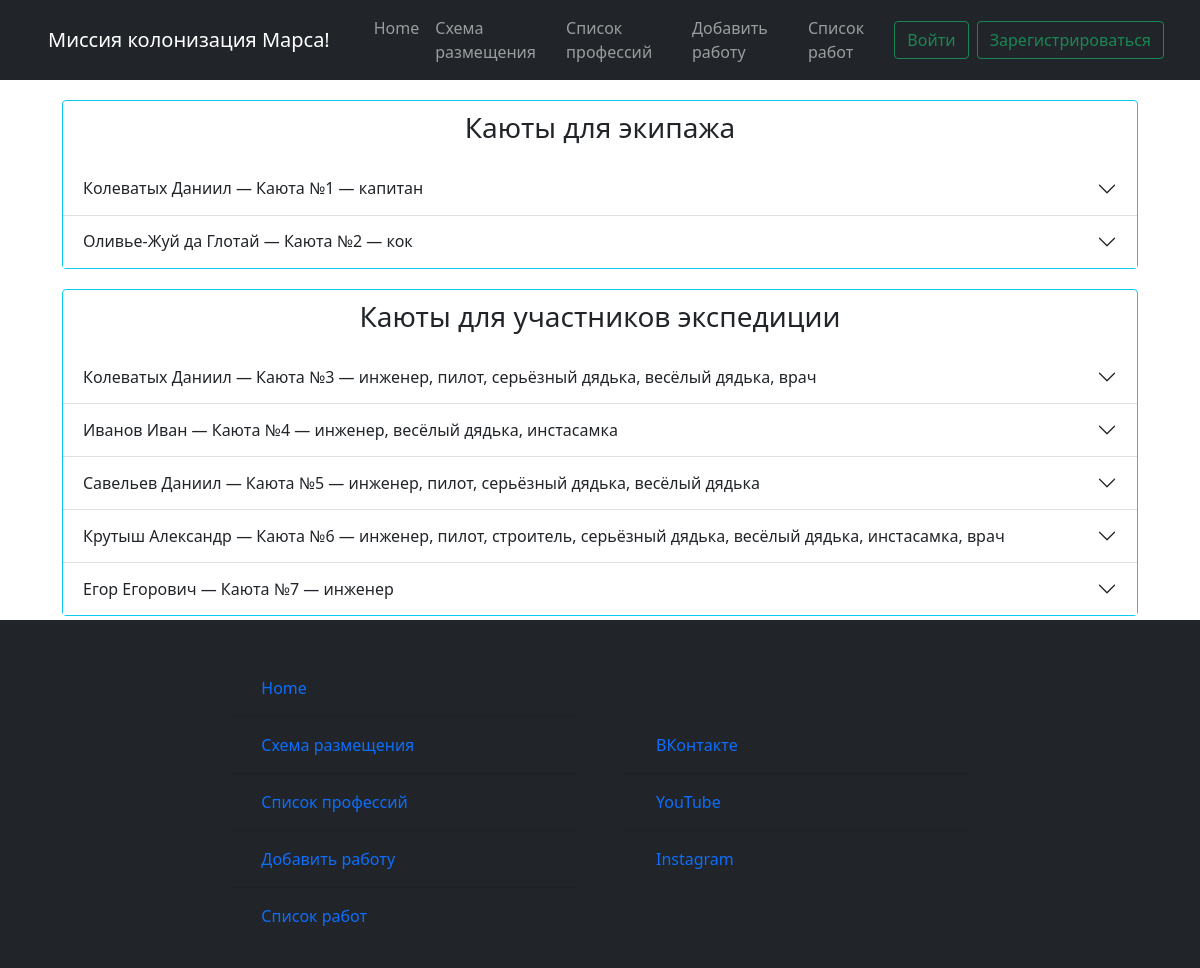
/distribution/, run on the app's committed database.
### static/data/crew.py (models this page shows, shortened)
class Crew(SqlAlchemyBase, UserMixin):
    __tablename__ = 'crew'
    id = sqlalchemy.Column(sqlalchemy.Integer,
                           primary_key=True, autoincrement=True)
    uniq_crew_id = sqlalchemy.Column(sqlalchemy.Integer, nullable=True)
    post = sqlalchemy.Column(sqlalchemy.String, nullable=True)
    surname = sqlalchemy.Column(sqlalchemy.String, nullable=True)
    name = sqlalchemy.Column(sqlalchemy.String, nullable=True)
    email = sqlalchemy.Column(sqlalchemy.String,
                              index=True, unique=True, nullable=True)
    sex = sqlalchemy.Column(sqlalchemy.String, nullable=True)
    hashed_password = sqlalchemy.Column(sqlalchemy.String, nullable=True)
    studying = sqlalchemy.Column(sqlalchemy.String, nullable=True)
    professions = sqlalchemy.Column(sqlalchemy.String, nullable=True)
    about = sqlalchemy.Column(sqlalchemy.String, nullable=True)
    created_date = sqlalchemy.Column(sqlalchemy.String, nullable=True)

### static/data/users.py (models this page shows, shortened)
class User(SqlAlchemyBase, UserMixin):
    __tablename__ = 'users'
    id = sqlalchemy.Column(sqlalchemy.Integer,
                           primary_key=True, autoincrement=True)
    surname = sqlalchemy.Column(sqlalchemy.String, nullable=True)
    name = sqlalchemy.Column(sqlalchemy.String, nullable=True)
    sex = sqlalchemy.Column(sqlalchemy.String, nullable=True)
    email = sqlalchemy.Column(sqlalchemy.String,
                              index=True, unique=True, nullable=True)
    hashed_password = sqlalchemy.Column(sqlalchemy.String, nullable=True)
    studying = sqlalchemy.Column(sqlalchemy.String, nullable=True)
    professions = sqlalchemy.Column(sqlalchemy.String, nullable=True)
    about = sqlalchemy.Column(sqlalchemy.String, nullable=True)
    created_date = sqlalchemy.Column(sqlalchemy.String, nullable=True)

### runner.py (the view)
@app.route('/distribution/', methods=['POST', 'GET'])
def distribution():
    html_file = "html/distribution.html"
    db_session.global_init("static/databases/my_site.db")
    db_sess = db_session.create_session()
    data_members = [[user.surname, user.name, user.sex, user.email, user.studying, user.professions, user.about,
                     user.created_date] for user in db_sess.query(User).all()]
    db_sess = db_session.create_session()
    data_crew = [[user.surname, user.name, user.post, user.email, user.studying, user.professions, user.about,
                  user.created_date] for user in db_sess.query(Crew).all()]
    return render_template(html_file,
                           title='Список профессий',
                           menu_bar_title='Миссия колонизация Марса!',
                           rooms=[data_crew, data_members],
                           shift=len(data_crew))

### static/data/db_session.py (called while the page is built, shortened)
def global_init(db_file):
    global __factory
    if __factory:
        return

def create_session() -> Session:
    global __factory
    return __factory()

### templates/html/distribution.html (shortened to what this page needs)
{% extends "html/base.html" %}
{% block content %}
    <div class="startpage">
        <div class="card border-info distribution">
            <div class="card-body-title distribution-title">
                <h3>Каюты для экипажа</h3>
            </div>
            <div class="accordion accordion-flush" id="accordionFlushExample">
                {% for room in rooms[0] %}
                <div class="accordion-item">
                    <h2 class="accordion-header" id="{{ loop.index }}">
                        <button class="accordion-button collapsed" type="button" data-bs-toggle="collapse" data-bs-target="#flush-{{ loop.index }}" aria-expanded="false" aria-controls="flush-collapseOne">
                            {{ room[0] }} {{ room[1] }} — Каюта №{{ loop.index }} — {{ room[2].lower() }}
                        </button>
                    </h2>
                </div>
                {% endfor %}
            </div>
        </div>
        <div class="card border-info distribution">
            <div class="card-body-title distribution-title">
                <h3>Каюты для участников экспедиции</h3>
            </div>
            <div class="accordion accordion-flush" id="accordionFlushExample">
                {% for room in rooms[1] %}
                    <div class="accordion-item">
                        <h2 class="accordion-header" id="{{ loop.index }}-members">
                            <button class="accordion-button collapsed" type="button" data-bs-toggle="collapse" data-bs-target="#flush-{{ loop.index }}-members" aria-expanded="false" aria-controls="flush-collapseOne">
                                {{ room[0] }} {{ room[1] }} — Каюта №{{ loop.index + shift }} — {{ room[5].lower() }}
                            </button>
                        </h2>
                    </div>
                {% endfor %}
            </div>
        </div>
    </div>
{% endblock %}

### static/css/index.css (style rules this page uses)
.distribution { margin: 20px; }
.distribution-title { text-align: center; margin: 10px; }
* { margin: 0; padding: 0; }
html, body { height: 100%; }

### data on the page
Crew: surname "Колеватых", name "Даниил", post "капитан"
Crew: surname "Оливье-Жуй", name "да Глотай", post "кок"
User: surname "Колеватых", name "Даниил", professions "инженер, пилот, серьёзный дядька, весёлый дядька, врач"
User: surname "Иванов", name "Иван", professions "инженер, весёлый дядька, инстасамка"
User: surname "Савельев", name "Даниил", professions "инженер, пилот, серьёзный дядька, весёлый дядька"
User: surname "Крутыш", name "Александр", professions "инженер, пилот, строитель, серьёзный дядька, весёлый дядька, инстасамка, врач"
User: surname "Егор", name "Егорович", professions "инженер"

### other printed values
{{ menu_bar_title }} "Миссия колонизация Марса!"
